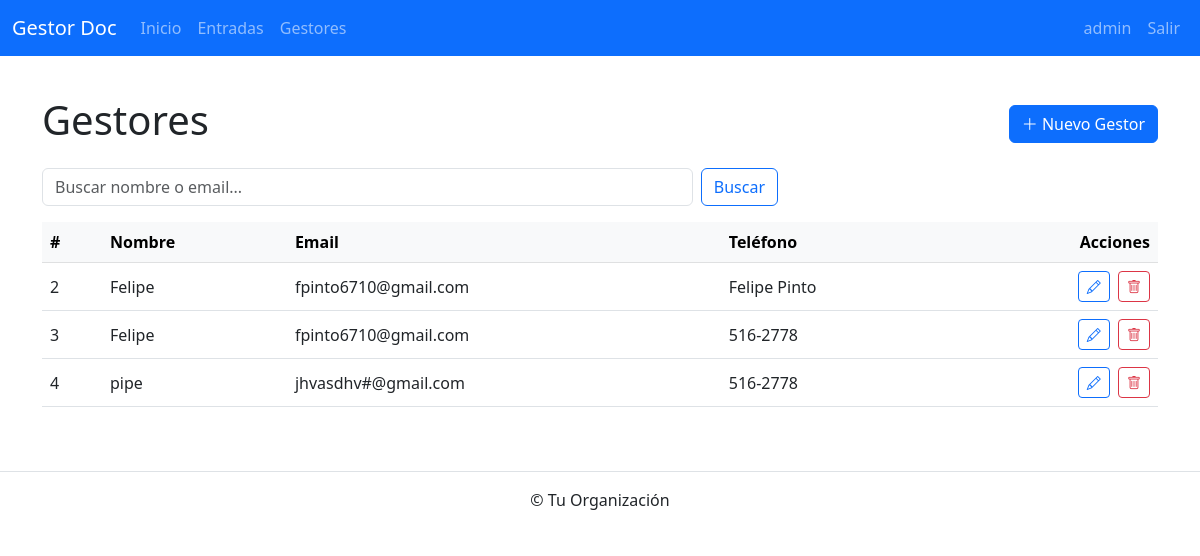
/gestores/ (signed in), run on an earlier commit of the app's database.
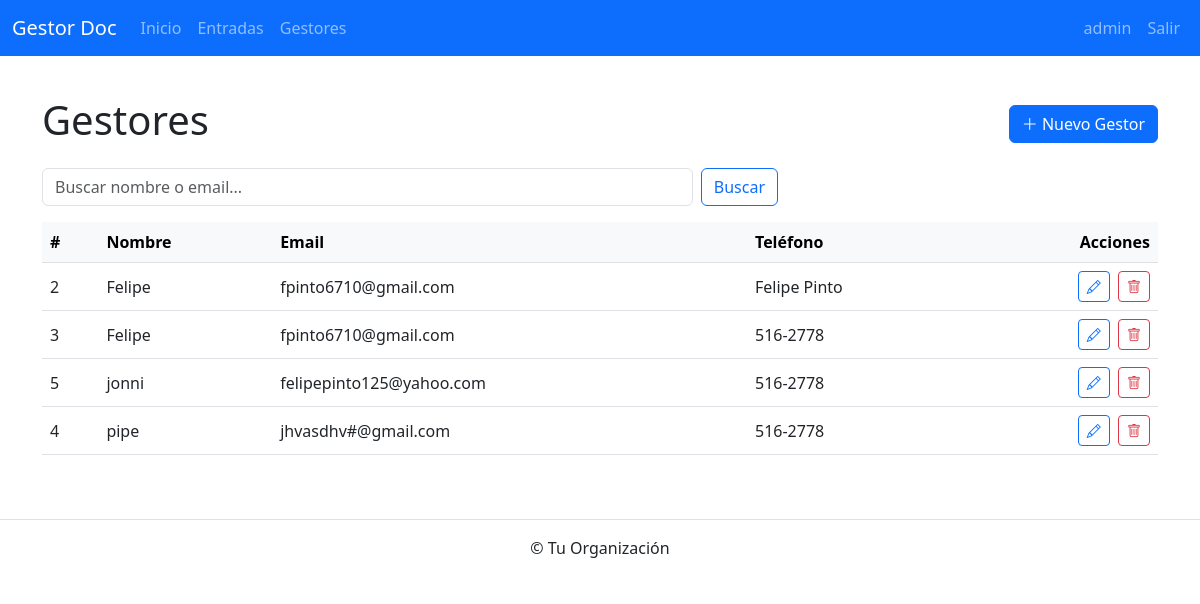
And on a later commit of the database.
### correspondencia_app/models.py (models this page shows, shortened)
class DocumentManager(models.Model):
    nombre    = models.CharField(max_length=100)
    email     = models.EmailField(max_length=100, unique=True)
    telefono  = models.CharField(max_length=20, blank=True)

### correspondencia_app/views.py (the view)
# urls.py: path('gestores/',                   views.GestorListView.as_view(),     name='document_manager_list'),
class GestorListView(LoginRequiredMixin, ListView):
    model = DocumentManager
    template_name = 'correspondencia_app/document_manager_list.html'
    context_object_name = 'gestores'
    paginate_by = 10
    ordering = ['nombre']
    def get_queryset(self):
        qs = super().get_queryset()
        q  = self.request.GET.get('q','')
        if q:
            qs = qs.filter(Q(nombre__icontains=q) | Q(email__icontains=q))
        return qs
    def get_context_data(self, **kwargs):
        ctx = super().get_context_data(**kwargs)
        ctx['q'] = self.request.GET.get('q','')
        return ctx

### templates/correspondencia_app/document_manager_list.html (shortened to what this page needs)
{% extends "correspondencia_app/base.html" %}
{% load static %}
{% block content %}
  <div class="d-flex justify-content-between align-items-center py-3">
    <h1>Gestores</h1>
    {% if request.user.is_staff %}
      <a href="{% url 'correspondencia_app:document_manager_create' %}" class="btn btn-primary">
        <i class="bi bi-plus-lg"></i> Nuevo Gestor
      </a>
    {% endif %}
  </div>
  <div class="row mb-3">
    <div class="col-md-8">
      <form method="get" class="d-flex">
        <input
          name="q"
          class="form-control me-2"
          placeholder="Buscar nombre o email..."
          value="{{ q }}"
        >
        <button class="btn btn-outline-primary">Buscar</button>
      </form>
    </div>
  </div>
  <div class="table-responsive">
    <table class="table table-hover align-middle">
      <thead class="table-light">
        <tr>
          <th>#</th><th>Nombre</th><th>Email</th><th>Teléfono</th><th class="text-end">Acciones</th>
        </tr>
      </thead>
      <tbody>
        {% for g in gestores %}
        <tr>
          <td>{{ g.pk }}</td>
          <td>{{ g.nombre }}</td>
          <td>{{ g.email }}</td>
          <td>{{ g.telefono }}</td>
          <td class="text-end">
            {% if request.user.is_staff %}
              <a href="{% url 'correspondencia_app:document_manager_edit' g.pk %}" class="btn btn-sm btn-outline-primary me-1">
                <i class="bi bi-pencil"></i>
              </a>
              <a href="{% url 'correspondencia_app:document_manager_delete' g.pk %}" class="btn btn-sm btn-outline-danger">
                <i class="bi bi-trash"></i>
              </a>
            {% endif %}
          </td>
        </tr>
        {% empty %}
        <tr><td colspan="5" class="text-center">No hay gestores</td></tr>
        {% endfor %}
      </tbody>
    </table>
  </div>
{% endblock %}

What changed in the data, as far as the page shows it:
added DocumentManager: pk "5", nombre "jonni", email "felipepinto125@yahoo.com", telefono "516-2778"
